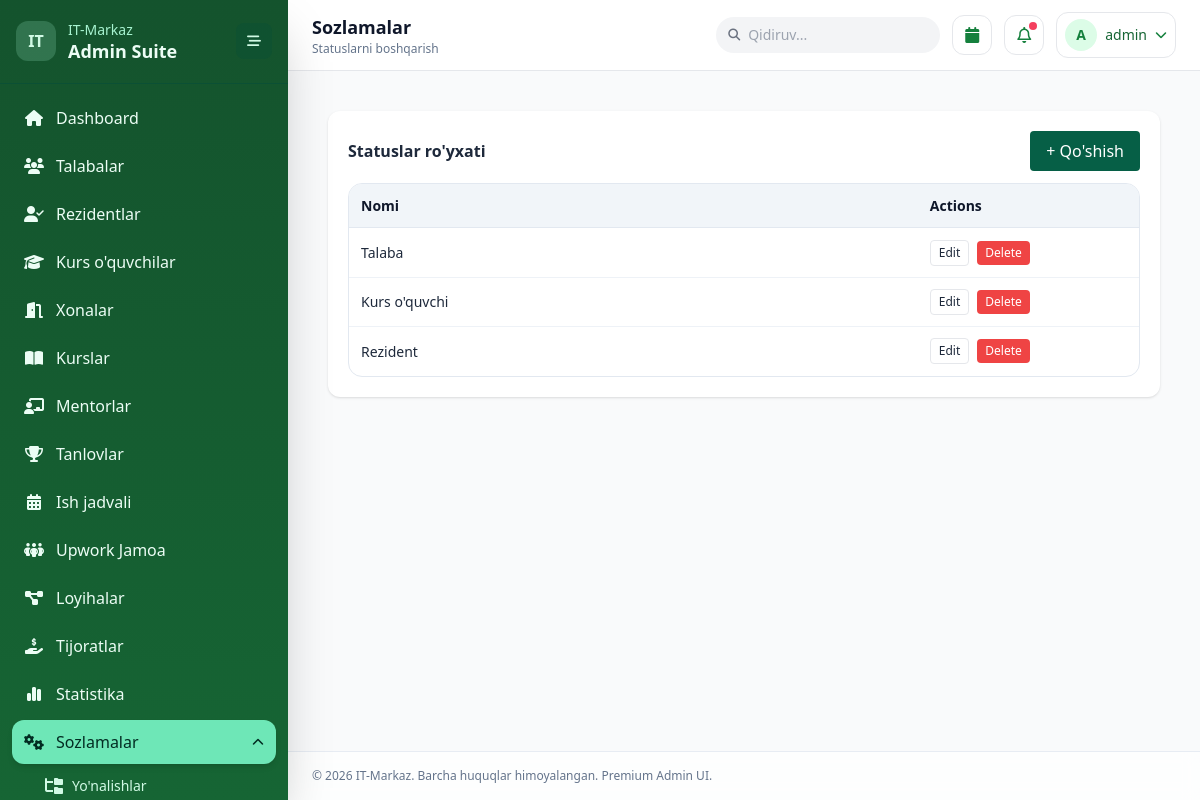
The app's page /admin/index.php?page=statuses (signed in) with its own data.
### tables this page shows
CREATE TABLE IF NOT EXISTS statuses (
  id INT UNSIGNED AUTO_INCREMENT PRIMARY KEY,
  name VARCHAR(60) NOT NULL UNIQUE
);

### admin/layout.php (called while the page is built, shortened)
<?php
$currentPage = $currentPage ?? 'dashboard';

### admin/data_provider.php (called while the page is built, shortened)
<?php
function qp_int(array $input, string $key, int $default = 1, int $min = 1): int
{
    $value = isset($input[$key]) ? (int) $input[$key] : $default;
    return max($min, $value);
}
function paginate_meta(int $total, int $page, int $perPage): array
{
    $pages = max(1, (int) ceil($total / $perPage));
    $page = min(max(1, $page), $pages);
    return [
        'page' => $page,
        'per_page' => $perPage,
        'total' => $total,
        'pages' => $pages,
        'offset' => ($page - 1) * $perPage,
    ];
}
function load_page_data(mysqli $db, string $page, array $input): array
{
    if ($page === 'statuses') {
        $pageNum = qp_int($input, 'p', 1, 1);
        $perPage = 20;
        $totalRes = $db->query('SELECT COUNT(*) cnt FROM statuses');
        $total = (int) (($totalRes ? $totalRes->fetch_assoc()['cnt'] : 0) ?? 0);
        $meta = paginate_meta($total, $pageNum, $perPage);
        $stmt = $db->prepare('SELECT id, name FROM statuses ORDER BY id DESC LIMIT ? OFFSET ?');
        $stmt->bind_param('ii', $meta['per_page'], $meta['offset']);
        $stmt->execute();
        return ['items' => $stmt->get_result()->fetch_all(MYSQLI_ASSOC), 'pagination' => $meta];
    }
    return [];
}

### admin/pages/statuses.php (the view, shortened to what this page needs)
<?php
$items = $pageData['items'] ?? [];
?>
<div class="p-4">
    <div class="bg-white rounded-xl shadow p-5">
        <div class="flex items-center justify-between mb-3"><h3 class="font-semibold">Statuslar ro'yxati</h3><button onclick="openStatusModal()" class="bg-emerald-800 text-white px-4 py-2 rounded">+ Qo'shish</button></div>
        <div class="table-shell">
            <table class="admin-table"><colgroup><col style="width:72%;"><col style="width:28%;"></colgroup><thead><tr><th>Nomi</th><th>Actions</th></tr></thead><tbody>
            <?php foreach($items as $s): ?><?php $json = htmlspecialchars(json_encode($s, JSON_UNESCAPED_UNICODE), ENT_QUOTES, 'UTF-8'); ?><tr><td><?= htmlspecialchars($s['name']); ?></td><td><div class="table-actions"><button type="button" class="js-status-edit px-2 py-1 text-xs border rounded" data-item="<?= $json; ?>">Edit</button><button type="button" class="js-status-delete px-2 py-1 text-xs bg-red-500 text-white rounded" data-id="<?= (int)$s['id']; ?>">Delete</button></div></td></tr><?php endforeach; ?>
            </tbody></table>
        </div>
    </div>
</div>

### admin/index.php (style rules this page uses)
.table-shell { border: 1px solid #e2e8f0; border-radius: 0.875rem; overflow: auto; background: #fff; }
.admin-table { width: 100%; min-width: 720px; border-collapse: collapse; table-layout: fixed; font-size: 0.875rem; }
.admin-table thead th { background: #f1f5f9; color: #0f172a; font-weight: 600; text-align: left; padding: 0.7rem 0.75rem; border-bottom: 1px solid #e2e8f0; }
.admin-table tbody td { color: #1e293b; padding: 0.7rem 0.75rem; border-bottom: 1px solid #eef2f7; vertical-align: middle; word-break: break-word; }
.admin-table tbody tr:last-child td { border-bottom: none; }
.table-actions { display: flex; align-items: center; gap: 0.5rem; flex-wrap: wrap; }

### records on screen
statuses: name "Talaba"
statuses: name "Kurs o'quvchi"
statuses: name "Rezident"

### other values on screen
$menu['label'] "Dashboard"
$menu['label'] "Talabalar"
$menu['label'] "Rezidentlar"
$menu['label'] "Kurs o'quvchilar"
$menu['label'] "Xonalar"
$menu['label'] "Kurslar"
$menu['label'] "Mentorlar"
$menu['label'] "Tanlovlar"
$menu['label'] "Ish jadvali"
$menu['label'] "Upwork Jamoa"
$menu['label'] "Loyihalar"
$menu['label'] "Tijoratlar"
$menu['label'] "Statistika"
$item['label'] "Yo'nalishlar"
$pageTitle "Sozlamalar"
